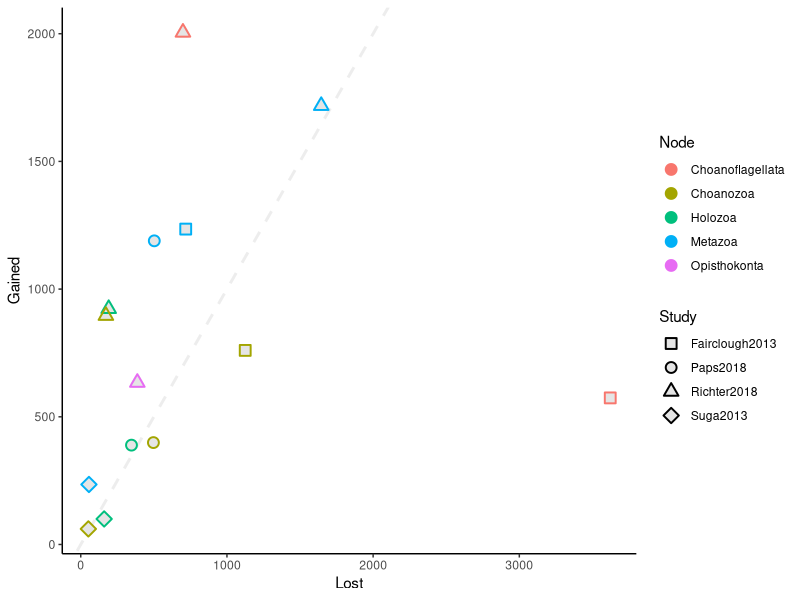
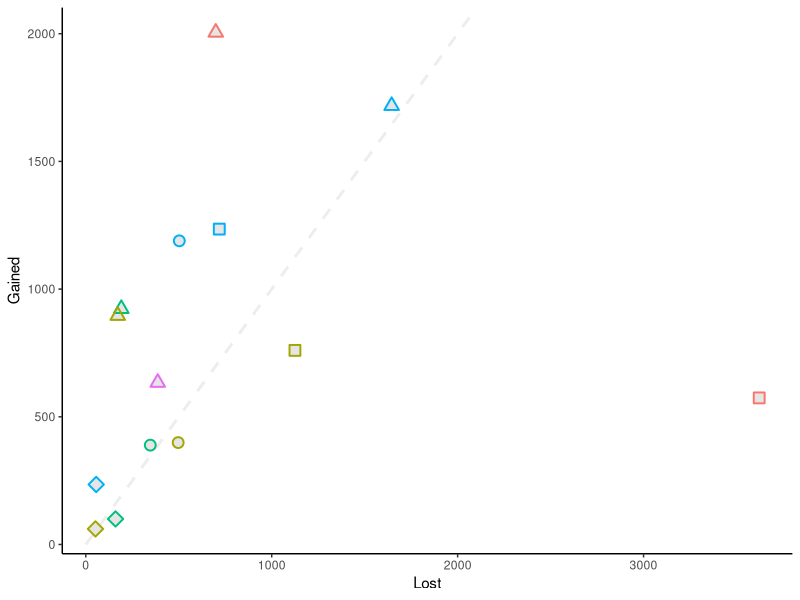
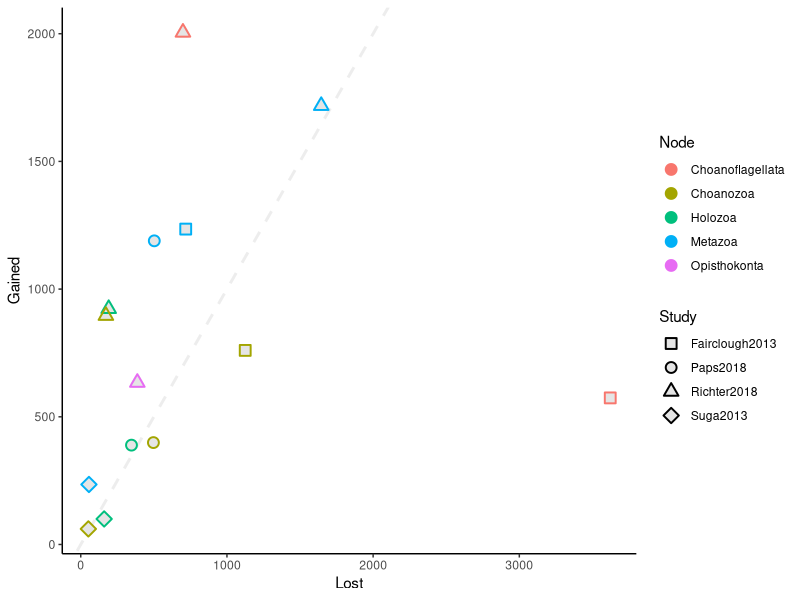
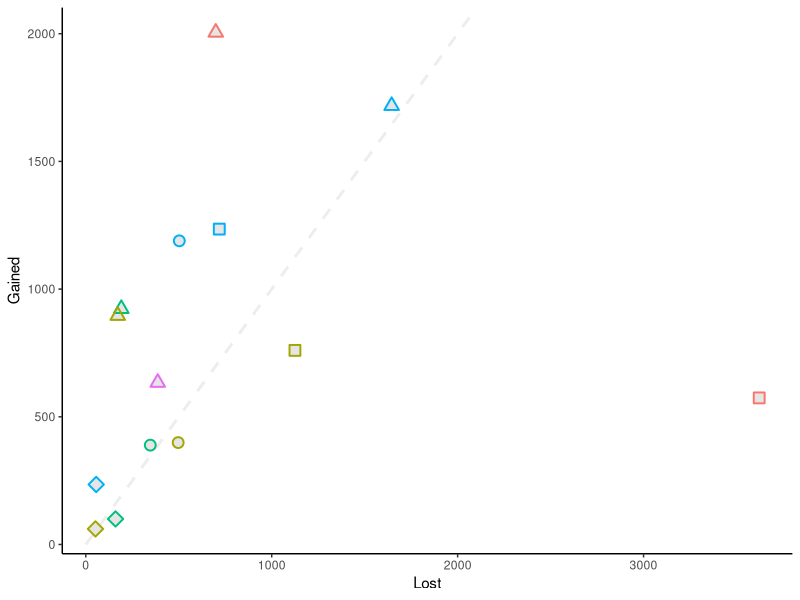

Reproduce these figures in R, in order.
# ---
# title: "Analyses"
# author: "Casey Dunn, Zack Lewis"
# date: "6/13/2018"
# ---

# Note that gene inventory data are not directly comparable. 
#   Both Fairclough2013 and Richter2018 rely on OrthoMCL, so they are the most comparable. 
#   Suga2013 rely on Pfam domains, so their numbers are much lower than other studies.

# dependencies
library(tidyverse)
library(reshape2)

# import data
D = read_csv("inventory_data.csv")

#remove King2008 data, because intron gain/loss not directly comparable
D = D %>% filter(!study %in% c("King2008"))

#rename nodes, if desired
D$node_renamed[D$node_renamed=="Opisthokonts"] <- "Opisthokonta"
D$node_renamed[D$node_renamed=="Choanoflagellates"] <- "Choanoflagellata"

#rename columns
D = dplyr::rename(D, 'gene_groups' = 'genes_total')

# gather
Dg = D %>% gather(`gene_groups`, `gained`, `lost`, key = "attribute", value = "n")

# remove NA
Filtered = Dg %>% filter(!is.na(node_renamed))

#rearranging ordering by nodes

order <- c("Opisthokonta", "Holozoa", "Choanozoa","Choanoflagellata", "Metazoa")

FilteredReorder = Filtered %>%
  mutate(node_renamed = factor(node_renamed, levels = order)) %>%
  arrange(node_renamed)

FilteredReorder = FilteredReorder %>% filter(!is.na(node_renamed))


###################################
# scatterplot of gains vs. losses #
###################################

#remove NAs
D.noNA = D %>% filter(!is.na(node_renamed))

gainLossPlot <- D.noNA %>%
	ggplot() +
		#geom_point(aes(x=lost, y=gained, col=node_renamed, pch=study), na.rm = TRUE, size = 3,stroke=2) +
    scale_shape_manual(values=c(0,1,2,5)) +
    guides(colour = guide_legend(title="Node")) +
    guides(pch = guide_legend(title="Study")) +
    labs(x = "Lost", y = "Gained") +
    theme_classic() +
    geom_abline(intercept = 0, slope = 1, color="grey90", linetype="dashed", size=1, alpha=0.7) #+
    #scale_x_continuous(limits = c(0, 3700)) + scale_y_continuous(limits = c(0, 3700))

#layering points
gainLossPlot <- gainLossPlot + geom_point(aes(x=lost, y=gained, pch=study), col="grey90", na.rm = TRUE, size = 0,stroke=3) +
  geom_point(aes(x=lost, y=gained, col=D.noNA$node_renamed, pch=study), na.rm = TRUE, size = 3,stroke=1) 

gainLossPlot

ggsave( "fig1C.pdf", gainLossPlot, device=pdf, width=5, height=4 )

gainLossPlotnoLegend<-gainLossPlot + theme(legend.position="none")
gainLossPlotnoLegend

ggsave( "fig1C_noLegend.pdf", gainLossPlotnoLegend, device=pdf, width=5, height=4 )



###############################
# plotting gene family counts #
###############################

# uncomment this code to produce an exploratory figure counting gene group number, gains and losses, across each study

# countPlot <- FilteredReorder %>%
#   ggplot() +
#   #geom_point(aes(x=node_renamed, y = n, col =attribute, pch=study), size=2,stroke = 2) +
#   geom_line(aes(group=interaction(study, attribute),  x = node_renamed, y = n, col = attribute)) +
#   theme_classic() +
#   guides(colour = guide_legend(title="Attribute")) +
#   guides(pch = guide_legend(title="Study")) +
#   labs(x = "Node", y = "N") +
#   theme(legend.position = "right") +
#   scale_shape_manual(values=c(0,1,2,5)) 
# 
# #layering points
# countPlot <- countPlot +  geom_point(aes(x=node_renamed, y = n,  pch=study), col ="grey90", size=0,stroke = 3) +
#   geom_point(aes(x=node_renamed, y = n, col =attribute, pch=study), size=3,stroke = 1)
# 
# # changing color order
# countPlot <- countPlot + scale_color_manual(values=c("#00BA38","#619CFF", "#F8766D"))
# 
# #removing legend and changing angle
# countPlotNoLegend<-countPlot + theme(legend.position="none", axis.text.x = element_text(angle = 45, hjust = 1, size=10))
# countPlotNoLegend
# 
# #save output
# ggsave( "fig1C.pdf", countPlot, device=pdf, width=5, height=4 )
# ggsave( "fig1C_noLegend.pdf", countPlotNoLegend, device=pdf, width=5, height=4 )
# 
# 
# 
